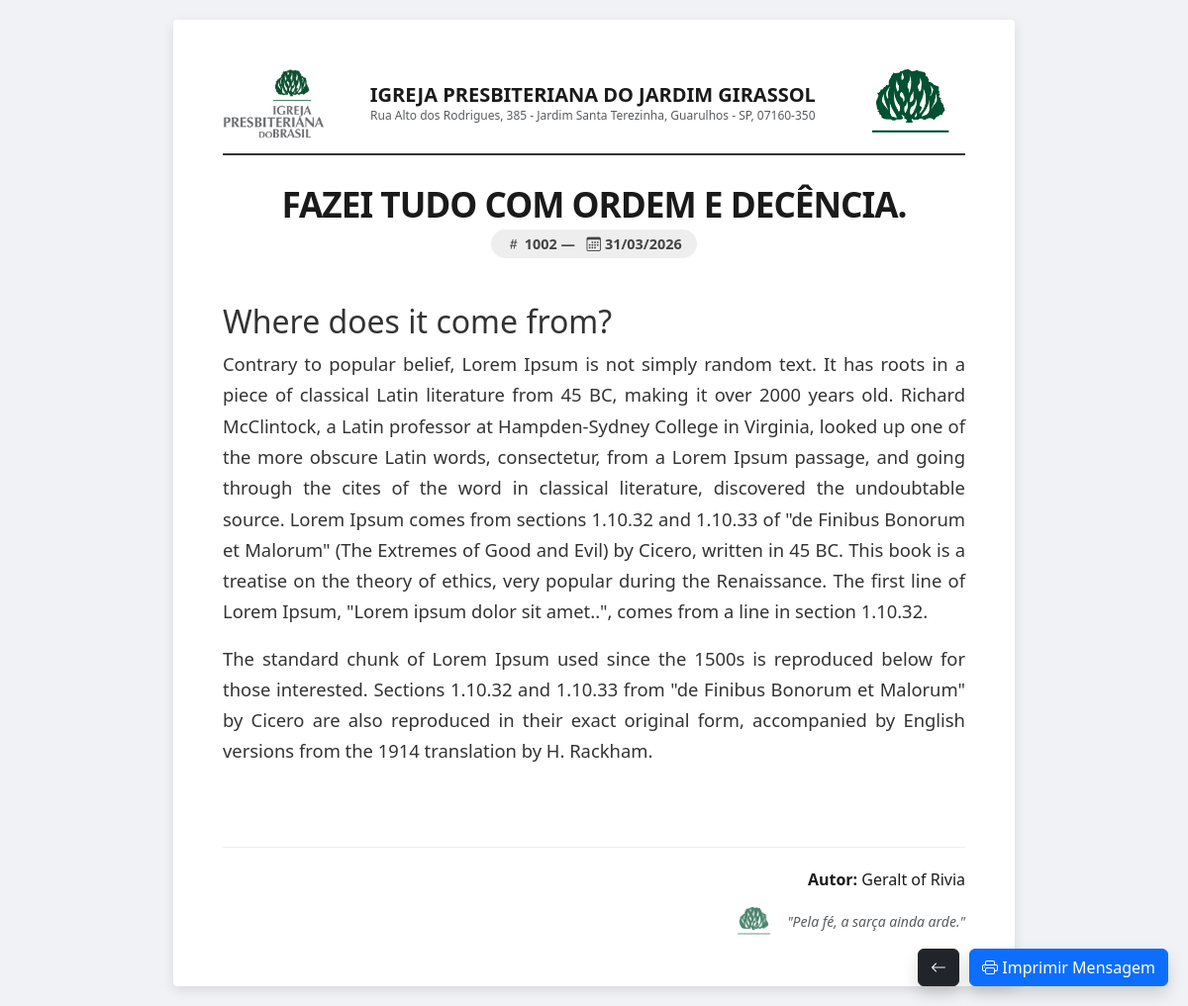
The app's page /mensagemDominical/imprimir/4 (signed in) with its own data.
### tables this page shows
CREATE TABLE `igrejas` (
  `igreja_id` int(11) NOT NULL,
  `igreja_nome` varchar(150) DEFAULT NULL,
  `igreja_cnpj` varchar(20) DEFAULT NULL,
  `igreja_endereco` text DEFAULT NULL,
  `igreja_pastor_id` int(11) DEFAULT NULL,
  `igreja_data_criacao` datetime DEFAULT NULL,
  `igreja_logo` varchar(255) DEFAULT NULL
);

CREATE TABLE `igrejas_mensagens_dominicais` (
  `igreja_mensagem_dominical_id` int(11) NOT NULL,
  `igreja_mensagem_dominical_igreja_id` int(11) NOT NULL,
  `igreja_mensagem_dominical_num_historico` int(11) NOT NULL,
  `igreja_mensagem_dominical_data` date NOT NULL,
  `igreja_mensagem_dominical_autor_id` int(11) NOT NULL,
  `igreja_mensagem_dominical_titulo` varchar(255) NOT NULL,
  `igreja_mensagem_dominical_mensagem` longtext NOT NULL,
  `igreja_mensagem_dominical_status` enum('rascunho','publicado') DEFAULT 'publicado',
  `igreja_mensagem_dominical_data_criacao` timestamp NULL DEFAULT current_timestamp()
);

### app/Core/Controller.php (called while the page is built, shortened)
<?php
class Controller
{
	public function rawview($view, $data = [])
	{
		extract($data);
		require __DIR__ . '/../Views/layouts/header.php';
		require __DIR__ . '/../Views/paginas/' . $view . '.php';
		require __DIR__ . '/../Views/layouts/footer.php';
	}
}

### app/Controllers/MensagemDominicalController.php (called while the page is built, shortened)
<?php
class MensagemDominicalController extends Controller
{
    private $model;
    public function __construct()
    {
        $this->model = new MensagemDominical();
    }
    public function imprimir($id)
    {
        $igrejaId = $_SESSION['usuario_igreja_id'];
        $mensagem = $this->model->getById($id, $igrejaId);
        $igrejaModel = new \App\Models\Igreja();
        $igreja = $igrejaModel->getById($igrejaId);
        $db = \App\Core\Database::getInstance();
        $st = $db->prepare("SELECT membro_nome FROM membros WHERE membro_id = ?");
        $st->execute([$mensagem['igreja_mensagem_dominical_autor_id']]);
        $autor = $st->fetch();
        $this->rawview('mensagensdominicais/imprimir', [
            'mensagem' => $mensagem,
            'igreja'   => $igreja,
            'autor'    => $autor['membro_nome'] ?? 'Não informado'
        ]);
    }
}

### app/Core/Router.php (called while the page is built, shortened)
<?php
require_once __DIR__ . '/Autoload.php';
class Router
{
    public function run()
    {
        $url = $this->getUrl();
		$method = $url[1] ?? 'index';
        $params = array_slice($url, 2);
        $controller = new $controllerClass();
        call_user_func_array([$controller, $method], $params);
    }
    private function getUrl()
    {
        if (!empty($_GET['url'])) {
            $url = rtrim($_GET['url'], '/');
            $url = filter_var($url, FILTER_SANITIZE_URL);
            return explode('/', $url);
        }
        return [];
    }
}

### public/index.php (called while the page is built, shortened)
<?php
$config = require '../config/app.php';
require_once '../app/Core/Router.php';
$router = new Router();
$router->run();

### config/app.php (called while the page is built)
<?php
return [
    'base_path' => '/',
    'base_url' => 'http://ekklesia.local/'
];

### app/Helpers/url.php (called while the page is built, shortened)
<?php
function base_path()
{
    static $base = null;
    if ($base === null) {
        $config = require __DIR__ . '/../../config/app.php';
        $base = rtrim($config['base_path'], '/');
    }
    return $base;
}
function url($path = '')
{
    return base_path() . '/' . ltrim($path, '/');
}

### app/Core/Autoload.php (called while the page is built, shortened)
<?php
spl_autoload_register(function ($class) {
    $prefix = 'App\\';
    $base_dir = __DIR__ . '/../';
    $len = strlen($prefix);
    $relative_class = substr($class, $len);
    $file = $base_dir . str_replace('\\', '/', $relative_class) . '.php';
});
require_once __DIR__ . '/../Helpers/url.php';

### app/Core/Database.php (called while the page is built, shortened)
<?php
class Database
{
    private static ?PDO $instance = null;
    public static function getInstance(): PDO
    {
        if (self::$instance === null) {
            $config = require __DIR__ . '/../../config/database.php';
            $dsn = "mysql:host={$config['host']};port={$config['port']};dbname={$config['dbname']};charset=utf8mb4";
            try {
                self::$instance = new PDO(
                    $dsn,
                    $config['user'],
                    $config['pass'],
                    [
                        PDO::ATTR_ERRMODE => PDO::ERRMODE_EXCEPTION,
                        PDO::ATTR_DEFAULT_FETCH_MODE => PDO::FETCH_ASSOC,
                        PDO::ATTR_EMULATE_PREPARES => false,
                        PDO::MYSQL_ATTR_INIT_COMMAND => "SET time_zone = '-03:00'"
                    ]
                );
            } catch (PDOException $e) {
                die("Erro ao conectar no banco: " . $e->getMessage());
            }
        }
        return self::$instance;
    }
}

### app/Models/Igreja.php (called while the page is built, shortened)
<?php
class Igreja
{
    private $db;
    public function __construct()
    {
        $this->db = Database::getInstance();
    }
    public function getById($id)
    {
        $stmt = $this->db->prepare("SELECT * FROM igrejas WHERE igreja_id = ?");
        $stmt->execute([$id]);
        return $stmt->fetch(PDO::FETCH_ASSOC);
    }
}

### config/database.php (called while the page is built)
<?php
return [
    'host'   => '127.0.0.1',
    'port'   => '3306',
    'dbname' => 'EKKLESIA',
    'user'   => 'root',
    'pass'   => 'NovaSenhaForteAqui',
];

### app/Models/MensagemDominical.php (called while the page is built, shortened)
<?php
class MensagemDominical
{
    private $db;
    public function __construct()
    {
        $this->db = Database::getInstance();
    }
    public function getById($id, $igrejaId)
    {
        $sql = "SELECT * FROM igrejas_mensagens_dominicais
                WHERE igreja_mensagem_dominical_id = ?
                AND igreja_mensagem_dominical_igreja_id = ?";
        $stmt = $this->db->prepare($sql);
        $stmt->execute([$id, $igrejaId]);
        return $stmt->fetch(PDO::FETCH_ASSOC);
    }
}

### app/Views/paginas/mensagensdominicais/imprimir.php (the view, shortened to what this page needs)
<!DOCTYPE html>
<html lang="pt-br">
<head>
    <link href="https://cdn.jsdelivr.net/npm/bootstrap@5.3.0/dist/css/bootstrap.min.css" rel="stylesheet">
    <link rel="stylesheet" href="https://cdn.jsdelivr.net/npm/bootstrap-icons@1.10.0/font/bootstrap-icons.css">
</head>
<body>
<div class="btn-float no-print">
    <button onclick="window.history.back();" class="btn btn-dark shadow"><i class="bi bi-arrow-left"></i></button>
    <button onclick="window.print();" class="btn btn-primary shadow"><i class="bi bi-printer"></i> Imprimir Mensagem</button>
</div>
<div class="print-container">
    <div class="header-top">
        <div class="logo-box">
            <img src="<?= url('assets/img/logo_ipb_completo.png') ?>" alt="IPB">
        </div>
        <div class="text-center flex-grow-1 px-3">
            <h5 class="mb-0 fw-bold text-uppercase"><?= htmlspecialchars($igreja['igreja_nome']) ?></h5>
            <small class="text-muted d-block" style="font-size: 0.75rem;">
                <?= htmlspecialchars($igreja['igreja_endereco'] ?? '') ?>
            </small>
        </div>
        <div class="logo-box text-end">
            <?php
                $caminhoLogo = "assets/uploads/{$igreja['igreja_id']}/logo/{$igreja['igreja_logo']}";
                if(!empty($igreja['igreja_logo']) && file_exists($caminhoLogo)):
            ?>
                <img src="<?= url($caminhoLogo) ?>" alt="Logo Igreja">
            <?php else: ?>
                <img src="<?= url('assets/img/logo_ipb.png') ?>" alt="IPB">
            <?php endif; ?>
        </div>
    </div>
    <div class="text-center mb-5">
        <div class="mensagem-titulo mb-2"><?= htmlspecialchars($mensagem['igreja_mensagem_dominical_titulo']) ?></div>
        <span class="date-badge">
            <i class="bi bi-hash me-1"></i><?= $mensagem['igreja_mensagem_dominical_num_historico'] ?> —
            <i class="bi bi-calendar3 ms-2 me-1"></i><?= date('d/m/Y', strtotime($mensagem['igreja_mensagem_dominical_data'])) ?>
        </span>
    </div>
    <div class="conteudo-mensagem">
        <?= $mensagem['igreja_mensagem_dominical_mensagem'] ?>
    </div>
    <div class="assinatura-area text-end">
        <p class="mb-3"><strong>Autor:</strong> <?= htmlspecialchars($autor) ?></p>
        <div class="d-flex align-items-center justify-content-end text-muted fst-italic small">
            <img src="<?= url('assets/img/logo_ipb.png') ?>" class="logo-sarca" alt="Sarça">
            <span>"Pela fé, a sarça ainda arde."</span>
        </div>
    </div>
</div>
</body>
</html>

### app/Views/paginas/mensagensdominicais/imprimir.php (style rules this page uses)
body { background-color: #f0f2f5; font-family: 'Segoe UI', Arial, sans-serif; color: #1a1a1a; }
.print-container { max-width: 850px; margin: 20px auto; background: white; padding: 50px; border-radius: 4px; box-shadow: 0 4px 12px rgba(0,0,0,0.1); }
.header-top { display: flex; justify-content: space-between; align-items: center; margin-bottom: 30px; border-bottom: 2px solid #333; padding-bottom: 15px; }
.logo-box img { max-height: 70px; object-fit: contain; }
.mensagem-titulo { font-size: 2.2rem; font-weight: 800; text-transform: uppercase; letter-spacing: -1px; color: #1a1a1a; margin-top: 10px; line-height: 1.1; }
.date-badge { background: #eee; padding: 5px 15px; border-radius: 20px; font-weight: bold; font-size: 0.9rem; color: #444; text-transform: uppercase; }
.conteudo-mensagem { margin-top: 30px; font-size: 1.15rem; line-height: 1.7; color: #333; text-align: justify; min-height: 500px; }
.assinatura-area { margin-top: 50px; padding-top: 20px; border-top: 1px solid #eee; }
.logo-sarca { height: 30px; opacity: 0.7; margin-right: 10px; }
.btn-float { position: fixed; bottom: 20px; right: 20px; display: flex; gap: 10px; z-index: 1000; }

### records on screen
igrejas: igreja_nome "IGREJA PRESBITERIANA DO JARDIM GIRASSOL", igreja_endereco "Rua Alto dos Rodrigues, 385 - Jardim Santa Terezinha, Guarulhos - SP, 07160-350"
igrejas_mensagens_dominicais: igreja_mensagem_dominical_titulo "FAZEI TUDO COM ORDEM E DECÊNCIA.", igreja_mensagem_dominical_num_historico "1002", igreja_mensagem_dominical_data "31/03/2026", igreja_mensagem_dominical_mensagem "Where does it come from? Contrary to popular belief, Lorem Ipsum is not simply random text. It has roots in a piece of classical Latin literature from 45 BC, making it over 2000 years old. Richard McClintock, a Latin professor at Hampden-Sydney College in Virginia, looked up one of the more obscure Latin words, consectetur, from a Lorem Ipsum passage, and going through the cites of the word in classical literature, discovered the undoubtable source. Lorem Ipsum comes from sections 1.10.32 and 1.10.33 of \"de Finibus Bonorum et Malorum\" (The Extremes of Good and Evil) by Cicero, written in 45 BC. This book is a treatise on the theory of ethics, very popular during the Renaissance. The first…"

### other values on screen
$autor "Geralt of Rivia"
